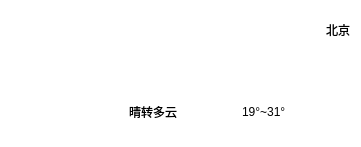
    <widget class="QWidget" name="widget_3" native="true">
     <property name="enabled">
      <bool>true</bool>
     </property>
     <property name="geometry">
      <rect>
       <x>20</x>
       <y>60</y>
       <width>361</width>
       <height>147</height>
      </rect>
     </property>
     <property name="styleSheet">
      <string notr="true">background-color: rgba(157, 133, 255, 0);
border-radius: 15px</string>
     </property>
     <layout class="QHBoxLayout" name="horizontalLayout_4">
      <property name="spacing">
       <number>8</number>
      </property>
      <property name="leftMargin">
       <number>11</number>
      </property>
      <property name="topMargin">
       <number>11</number>
      </property>
      <property name="rightMargin">
       <number>11</number>
      </property>
      <property name="bottomMargin">
       <number>11</number>
      </property>
      <item>
       <widget class="QLabel" name="lblTypeIcon">
        <property name="enabled">
         <bool>true</bool>
        </property>
        <property name="minimumSize">
         <size>
          <width>110</width>
          <height>110</height>
         </size>
        </property>
        <property name="maximumSize">
         <size>
          <width>110</width>
          <height>110</height>
         </size>
        </property>
        <property name="styleSheet">
         <string notr="true">background-color: rgba(255, 255, 255, 0);</string>
        </property>
        <property name="text">
         <string/>
        </property>
        <property name="pixmap">
         <pixmap resource="main.qrc">:/res/type/DuoYun.png</pixmap>
        </property>
        <property name="scaledContents">
         <bool>true</bool>
        </property>
        <property name="alignment">
         <set>Qt::AlignCenter</set>
        </property>
       </widget>
      </item>
      <item>
       <layout class="QVBoxLayout" name="verticalLayout_2">
        <property name="spacing">
         <number>0</number>
        </property>
        <property name="bottomMargin">
         <number>0</number>
        </property>
        <item>
         <layout class="QHBoxLayout" name="horizontalLayout_3">
          <item>
           <widget class="QLabel" name="lblTemp">
            <property name="font">
             <font>
              <family>Arial</family>
              <pointsize>50</pointsize>
              <italic>false</italic>
              <bold>false</bold>
             </font>
            </property>
            <property name="styleSheet">
             <string notr="true">color: rgb(255, 255, 255);
font: 50pt &quot;Arial&quot;;
background-color: rgba(0, 255, 255, 0);</string>
            </property>
            <property name="text">
             <string>32°</string>
            </property>
           </widget>
          </item>
          <item>
           <spacer name="horizontalSpacer_2">
            <property name="orientation">
             <enum>Qt::Horizontal</enum>
            </property>
            <property name="sizeHint" stdset="0">
             <size>
              <width>18</width>
              <height>20</height>
             </size>
            </property>
           </spacer>
          </item>
          <item>
           <layout class="QVBoxLayout" name="verticalLayout">
            <property name="spacing">
             <number>0</number>
            </property>
            <property name="rightMargin">
             <number>0</number>
            </property>
            <property name="bottomMargin">
             <number>38</number>
            </property>
            <item>
             <widget class="QLabel" name="lblCity">
              <property name="layoutDirection">
               <enum>Qt::LeftToRight</enum>
              </property>
              <property name="styleSheet">
               <string notr="true">font: 15pt &quot;Microsoft YaHei UI&quot;;
background-color: rgba(255, 255, 255,0);</string>
              </property>
              <property name="text">
               <string>北京</string>
              </property>
              <property name="alignment">
               <set>Qt::AlignRight|Qt::AlignTrailing|Qt::AlignVCenter</set>
              </property>
             </widget>
            </item>
           </layout>
          </item>
         </layout>
        </item>
        <item>
         <layout class="QHBoxLayout" name="horizontalLayout_2">
          <item>
           <widget class="QLabel" name="lblType">
            <property name="styleSheet">
             <string notr="true">background-color: rgba(255, 255, 255,0);
font: 12pt &quot;微软雅黑&quot;;</string>
            </property>
            <property name="text">
             <string>晴转多云</string>
            </property>
           </widget>
          </item>
          <item>
           <spacer name="horizontalSpacer_4">
            <property name="orientation">
             <enum>Qt::Horizontal</enum>
            </property>
            <property name="sizeHint" stdset="0">
             <size>
              <width>40</width>
              <height>20</height>
             </size>
            </property>
           </spacer>
          </item>
          <item>
           <widget class="QLabel" name="lblLowHigh">
            <property name="styleSheet">
             <string notr="true">background-color: rgba(255, 255, 255,0);
font: 12pt &quot;微软雅黑&quot;;</string>
            </property>
            <property name="text">
             <string>19°~31°</string>
            </property>
           </widget>
          </item>
          <item>
           <spacer name="horizontalSpacer">
            <property name="orientation">
             <enum>Qt::Horizontal</enum>
            </property>
            <property name="sizeHint" stdset="0">
             <size>
              <width>40</width>
              <height>20</height>
             </size>
            </property>
           </spacer>
          </item>
         </layout>
        </item>
       </layout>
      </item>
     </layout>
    </widget>
